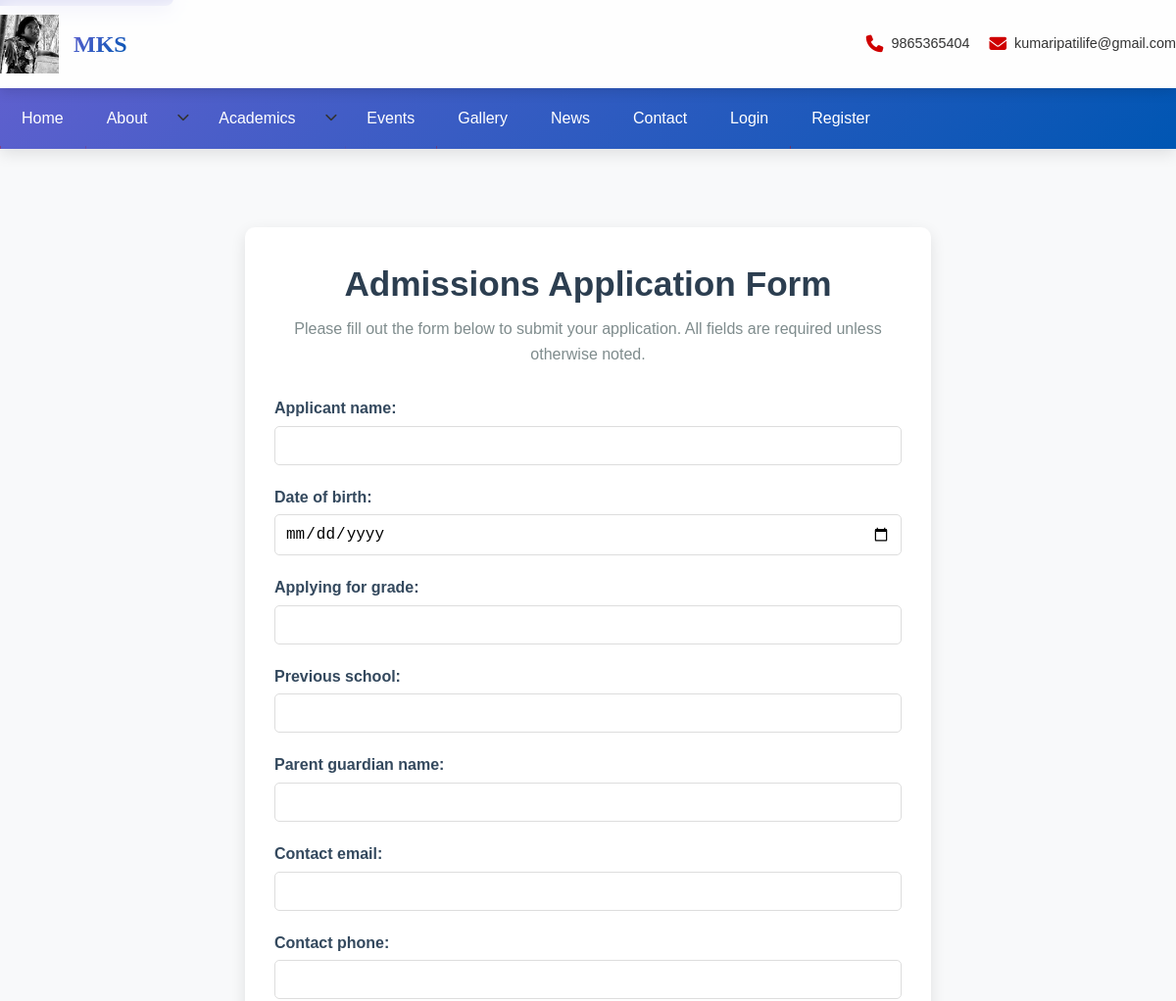
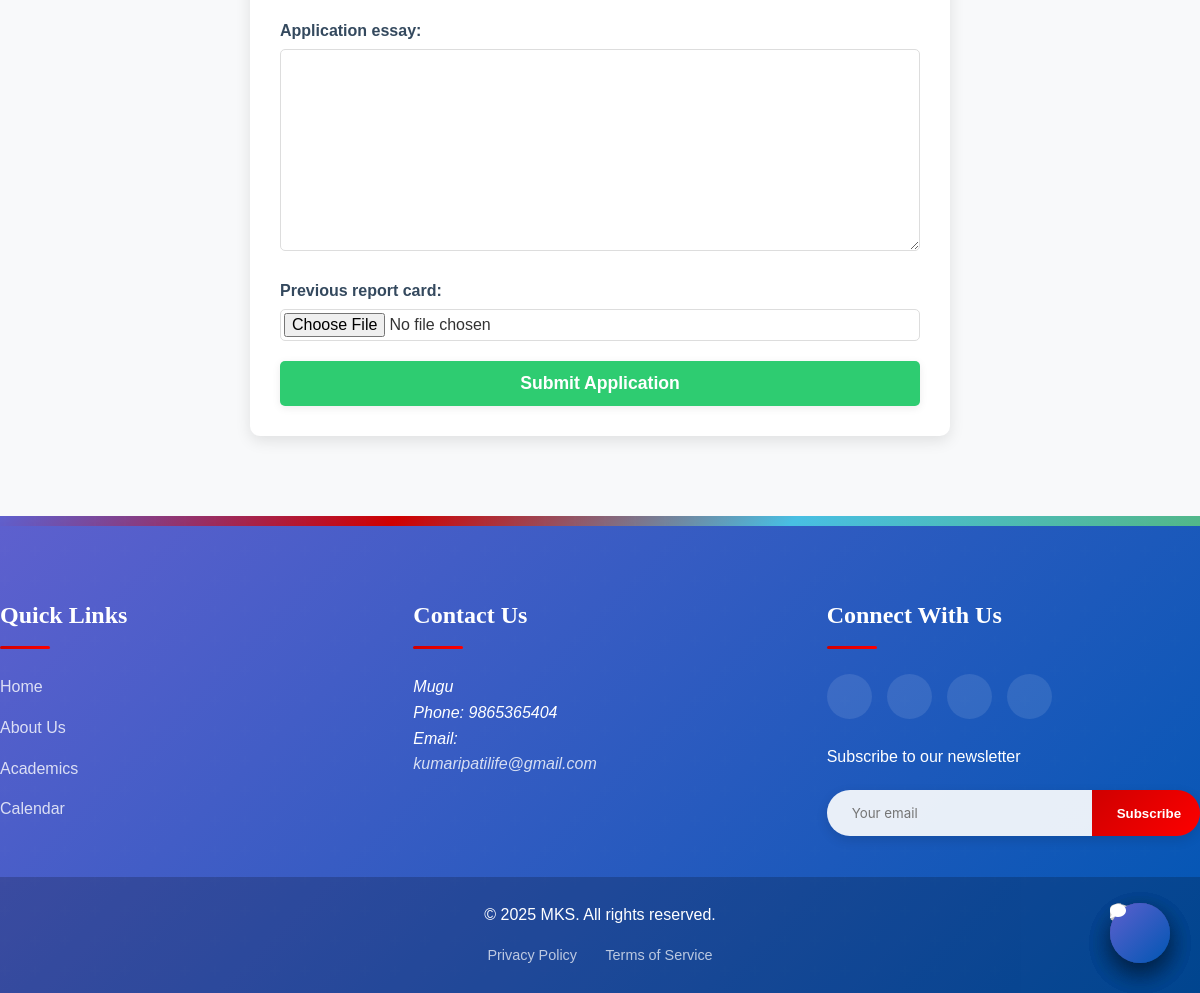
Screenshot of /academics/admissions/apply/ with the database file from the repository (2 pictures, top to bottom).
### main/models.py (models this page shows, shortened)
class SchoolInfo(models.Model):
    name = models.CharField(max_length=200)
    motto = models.CharField(max_length=200, blank=True)
    address = models.TextField()
    phone = models.CharField(max_length=20)
    email = models.EmailField()
    logo = models.ImageField(upload_to='school/logo/')
    hero_image = models.ImageField(
        upload_to='school/hero/',  # Folder for hero images
        blank=True,                # Optional
        null=True                  # Optional
    )
    established_date = models.DateField()
    class Meta:
        verbose_name_plural = "School Information"

### main/views.py (the view)
# urls.py: path('academics/admissions/apply/', views.admission, name='admissions'),
def admission(request):
    if request.method == 'POST':
        form = AdmissionForm(request.POST, request.FILES)
        if form.is_valid():
            admission = form.save(commit=False)
            if request.user.is_authenticated:
                admission.user = request.user
            admission.save()
            messages.success(request, 'Your admission application has been submitted successfully!')
            return redirect('admission-success') # Redirect to a success page
        else:
            messages.error(request, 'Please correct the errors below.')
    else:
        form = AdmissionForm()
    return render(request, 'academics/admissions.html', {
        'form': form,
        'school_info': SchoolInfo.objects.first(),
    })

### main/forms.py
class AdmissionForm(forms.ModelForm):
    class Meta:
        model = Admission
        fields = [
            'applicant_name', 'date_of_birth', 'applying_for_grade',
            'previous_school', 'parent_guardian_name', 'contact_email',
            'contact_phone', 'application_essay', 'previous_report_card'
        ]
        widgets = {
            'date_of_birth': forms.DateInput(attrs={'type': 'date'}),
        }

### main/context_processors.py (called while the page is built)
def school_info(request):
    return {
        "school_info": SchoolInfo.objects.first()
    }

### main/templates/academics/admissions.html (shortened to what this page needs)
{% extends 'main/base.html' %}
{% load static %}
{% block content %}
<div class="admission-form-container">
    <header class="form-header text-center">
        <h1>Admissions Application Form</h1>
        <p class="lead">
            Please fill out the form below to submit your application.
            All fields are required unless otherwise noted.
        </p>
    </header>
    <form method="post" enctype="multipart/form-data">
        {% for field in form %}
            <div class="form-group">
                {{ field.label_tag }}
                {{ field }}
            </div>
        {% endfor %}
        <button type="submit" class="btn btn-primary submit-btn mt-4">
            Submit Application
        </button>
    </form>
</div>
{% block extra_css %}
<link rel="stylesheet" href="{% static 'main/css/academics.css' %}">
{% endblock %}
{% endblock %}

### main/templates/main/base.html (shortened to what this page needs)
<!DOCTYPE html>
{% load static %}
<html lang="en">
<head>
    <link rel="stylesheet" href="{% static 'main/css/style.css' %}">
    <link rel="stylesheet" href="{% static 'main/css/home.css' %}">
    <link rel="stylesheet" href="https://cdnjs.cloudflare.com/ajax/libs/font-awesome/6.4.0/css/all.min.css">
    {% block extra_css %}{% endblock %}
</head>
<body>
    <a href="#main-content" class="skip-link">Skip to main content</a>
    <header class="site-header">
        <div class="header-container">
            <div class="logo-container">
                <a href="{% url 'home' %}">
                    <img src="{{ school_info.logo.url }}" alt="{{ school_info.name }} Logo" class="logo">
                </a>
                <div class="school-info">
                    <h1>{{ school_info.name }}</h1>
                </div>
            </div>
            <div class="quick-contact">
                <div class="contact-item">
                    <i class="fas fa-phone"></i>
                    <span>{{ school_info.phone }}</span>
                </div>
                <div class="contact-item">
                    <i class="fas fa-envelope"></i>
                    <span>{{ school_info.email }}</span>
                </div>
            </div>
        </div>
    </header>
    <nav class="main-nav">
        <ul class="nav-menu">
            <li><a href="{% url 'home' %}" class="nav-link">Home</a></li>
            <li class="dropdown">
                <a href="{% url 'about' %}" class="nav-link">About</a>
                <span class="dropdown-toggle" aria-haspopup="true" aria-expanded="false">
                    <i class="fas fa-chevron-down"></i>
                </span>
            </li>
            <li class="dropdown">
                <a href="{% url 'academics' %}" class="nav-link">Academics</a>
                <span class="dropdown-toggle" aria-haspopup="true" aria-expanded="false">
                    <i class="fas fa-chevron-down"></i>
                </span>
            </li>
            <li><a href="{% url 'events' %}" class="nav-link">Events</a></li>
            <li><a href="{% url 'gallery' %}" class="nav-link">Gallery</a></li>
            <li><a href="{% url 'news' %}" class="nav-link">News</a></li>
            <li><a href="{% url 'contact' %}" class="nav-link">Contact</a></li>
            {% if user.is_authenticated %}
            <li class="dropdown auth-link">
                <a href="#" class="nav-link">My Account</a>
                <span class="dropdown-toggle" aria-haspopup="true" aria-expanded="false">
                    <i class="fas fa-chevron-down"></i>
                </span>
                <ul class="dropdown-menu">
                    {% if user.is_staff %}
                    <li><a href="{% url 'admin:index' %}">Admin Panel</a></li>
                    {% endif %}
                    <li><a href="{% url 'logout' %}">Logout</a></li>
                </ul>
            </li>
            {% else %}
            <li class="auth-link"><a href="{% url 'login' %}" class="nav-link">Login</a></li>
            <li class="auth-link"><a href="{% url 'register' %}" class="nav-link">Register</a></li>
            {% endif %}
        </ul>
    </nav>
    <main id="main-content" class="main-content">
        {% block content %}{% endblock %}
    </main>
    <footer class="site-footer">
        <div class="footer-container">
            <div class="footer-section">
                <h3>Quick Links</h3>
                <ul>
                    <li><a href="{% url 'home' %}">Home</a></li>
                    <li><a href="{% url 'about' %}">About Us</a></li>
                    <li><a href="{% url 'academics' %}">Academics</a></li>
                    <li><a href="{% url 'events' %}">Calendar</a></li>
                </ul>
            </div>
            <div class="footer-section">
                <h3>Contact Us</h3>
                <address>
                    {{ school_info.address }}<br>
                    Phone: {{ school_info.phone }}<br>
                    Email: <a href="mailto:{{ school_info.email }}">{{ school_info.email }}</a>
                </address>
            </div>
            <div class="footer-section">
                <h3>Connect With Us</h3>
                <div class="social-links">
                    <a href="#" aria-label="Facebook"><i class="fab fa-facebook-f"></i></a>
                    <a href="#" aria-label="Twitter"><i class="fab fa-twitter"></i></a>
                    <a href="#" aria-label="Instagram"><i class="fab fa-instagram"></i></a>
                    <a href="#" aria-label="YouTube"><i class="fab fa-youtube"></i></a>
                </div>
                <div class="newsletter">
                    <p>Subscribe to our newsletter</p>
                    <form class="newsletter-form">
                        <input type="email" placeholder="Your email" required>
                        <button type="submit">Subscribe</button>
                    </form>
                </div>
            </div>
        </div>
        <div class="footer-bottom">
            <p>&copy; {% now "Y" %} {{ school_info.name }}. All rights reserved.</p>
            <div class="footer-links">
                <a href="">Privacy Policy</a>
                <a href="">Terms of Service</a>
            </div>
        </div>
    </footer>
    <a href="{% url 'contact' %}" class="fab" aria-label="Contact us">
        <i class="fas fa-comment"></i>
    </a>
</body>
</html>

### main/static/main/css/home.css (style rules this page uses)
:root { --primary: #007BFF; --primary-dark: #0056b3; --accent: #FFC107; --accent-dark: #e0a800; --danger: #DC3545; --light: #f8f9fa; --dark: #333; --white: #fff; }
body { margin: 0; font-family: "Poppins", sans-serif; line-height: 1.6; background: var(--light); color: var(--dark); }
main { padding: 0 1rem; }
.btn-primary { background: var(--accent); color: var(--dark); }

### main/static/main/css/academics.css (style rules this page uses)
.admission-form-container { max-width: 700px; margin: 40px auto; padding: 30px; background-color: #ffffff; border-radius: 10px; box-shadow: 0 5px 15px rgba(0, 0, 0, 0.1); font-family: Arial, sans-serif; }
.form-header { text-align: center; margin-bottom: 30px; }
.form-header h1 { font-size: 2.2rem; color: #2c3e50; margin-bottom: 5px; }
.form-header .lead { font-size: 1rem; color: #7f8c8d; }
.form-group { margin-bottom: 20px; }
.form-group label { display: block; margin-bottom: 5px; font-weight: bold; color: #34495e; }
.form-group input, .form-group select, .form-group textarea { width: 100%; padding: 10px; border: 1px solid #ddd; border-radius: 5px; box-sizing: border-box; font-size: 1rem; transition: border-color 0.3s ease-in-out; }
.form-group input[type="file"] { padding: 3px; }
.submit-btn { display: inline-block; width: 100%; padding: 12px 25px; font-size: 1.1rem; font-weight: bold; border-radius: 5px; background-color: #2ecc71; color: #fff; border: none; cursor: pointer; text-align: center; transition: background-color 0.3s ease; }

### rows the page displays
SchoolInfo: logo (picture), phone "9865365404", email "kumaripatilife@gmail.com", address "Mugu", name "MKS"

### other values shown
{{ field.label_tag }} "Applicant name:" "Date of birth:" "Applying for grade:" "Previous school:" "Parent guardian name:" "Contact email:" "Contact phone:" "Application essay:" "Previous report card:"
